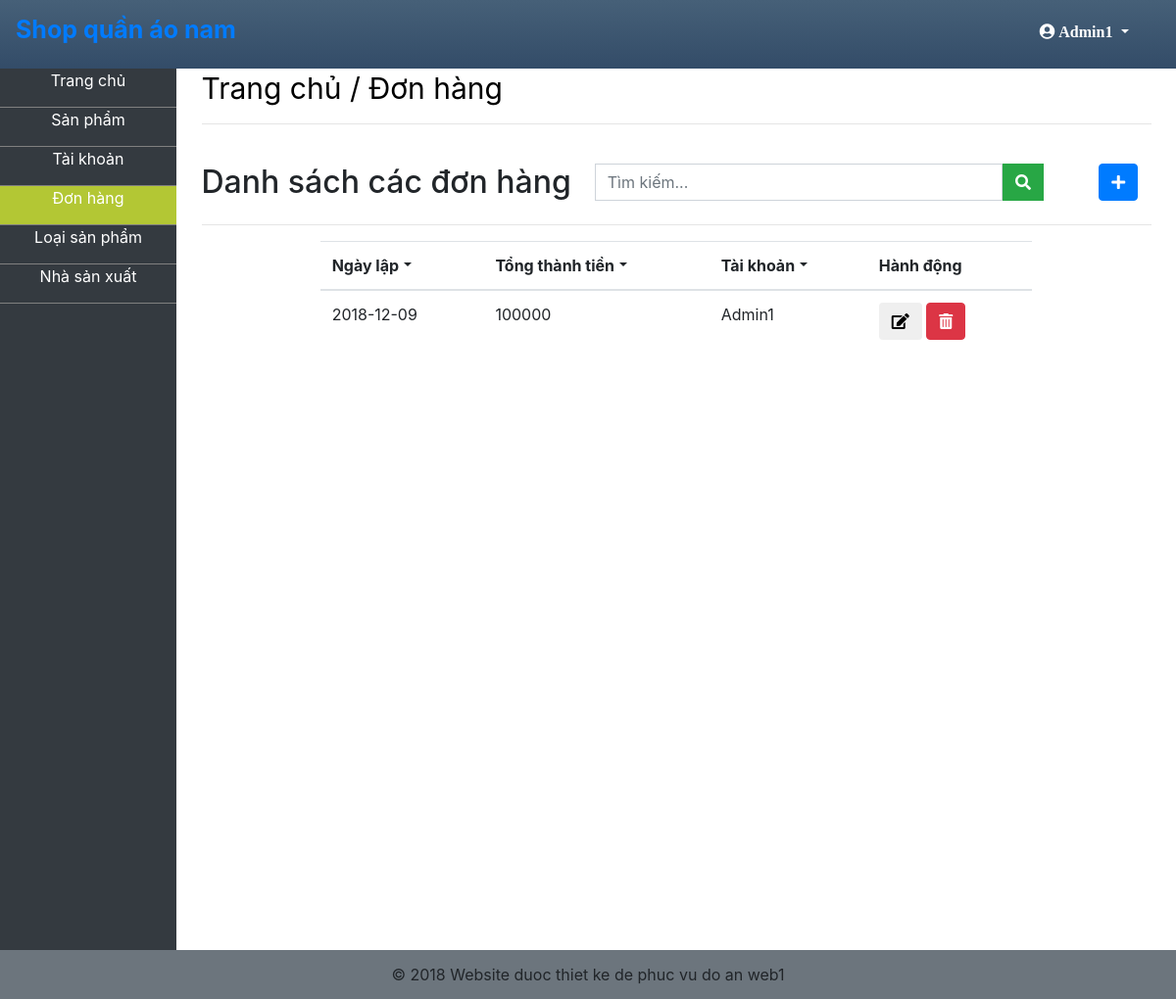
/gui/admin/index.php?a=3 (signed in), run on the app's committed database.
### tables this page shows
CREATE TABLE `users` (
  `id` bigint(20) NOT NULL,
  `username` varchar(255) NOT NULL,
  `password` varchar(255) NOT NULL,
  `full_name` varchar(255) NOT NULL,
  `avatar` longblob,
  `address` varchar(255) NOT NULL,
  `phone_number` varchar(255) NOT NULL,
  `email` varchar(255) NOT NULL,
  `role_id` int(11) NOT NULL
);

CREATE TABLE `invoices` (
  `id` bigint(20) NOT NULL,
  `created_date` datetime NOT NULL DEFAULT CURRENT_TIMESTAMP,
  `total_price` int(11) NOT NULL DEFAULT '0',
  `user_id` int(11) NOT NULL
);

### BUS/UserBUS.php (called while the page is built, shortened)
<?php
class UserBUS
{
    var $userDAO;
    public function __construct()
    {
        $this->userDAO = new UserDAO();
    }
    public function GetByID($user_id)
    {
        return $this->userDAO->GetByID($user_id);
    }
}

### DAO/DB.php (called while the page is built, shortened)
<?php
class DB
{
    var $db_host = "localhost";
    var $db_username = "root";
    var $db_password = "";
    var $db_dbName = "quanlybanhang";
    public function ExecuteQuery($sql)
    {
        $conn = mysqli_connect($this->db_host,$this->db_username,$this->db_password,$this->db_dbName) or die("Cannot connect to Database");
        mysqli_set_charset($conn,"utf8");
        $result = mysqli_query($conn, $sql);
        return $result;
    }
}

### DAO/UserDAO.php (called while the page is built, shortened)
<?php
class UserDAO extends DB
{
    public function GetByID($user_id)
    {
        $sql = "select id, username, avatar, full_name, address, phone_number, email, role_id from users WHERE id = $user_id";
        $result = $this->ExecuteQuery($sql);
        $row=mysqli_fetch_array($result);
        extract($row);
        $user = new User();
        $user->id = $id;
        $user->username = $username;
        $user->avatar = $avatar;
        $user->full_name = $full_name;
        $user->address = $address;
        $user->phone_number = $phone_number;
        $user->email = $email;
        $user->role_id = $role_id;
        return $user;
    }
}

### BUS/InvoiceBUS.php (called while the page is built, shortened)
<?php
class InvoiceBUS
{
    var $invoiceDAO;
    public function __construct()
    {
        $this->invoiceDAO = new InvoiceDAO();
    }
    public function GetAll()
    {
        return $this->invoiceDAO->GetAll();
    }
    public function getUserFullName($invoice_id)
    {
        return $this->invoiceDAO->getUserFullName($invoice_id);
    }
}

### DAO/InvoiceDAO.php (called while the page is built, shortened)
<?php
class InvoiceDAO extends DB
{
    public function GetAll()
    {
        $sql = "select id, created_date, total_price, user_id from invoices";
        $result = $this->ExecuteQuery($sql);
        $invoices = array();
        while($row=mysqli_fetch_array($result))
        {
            extract($row);
            $invoice = new Invoice();
            $invoice->id = $id;
            $invoice->created_date = $created_date;
            $invoice->total_price = $total_price;
            $invoice->user_id = $user_id;
            $invoices[] = $invoice;
        }
        return $invoices;
    }
    public function getUserFullName($invoice_id)
    {
        $sql = "SELECT users.full_name FROM users, invoices WHERE users.id = invoices.user_id AND invoices.id = $invoice_id";
        $result = $this->ExecuteQuery($sql);
        $row=mysqli_fetch_array($result);
        return $row[0];
    }
}

### gui/admin/pages/invoices.php (the view, shortened to what this page needs)
<?php
$invoices = (new InvoiceBUS)->GetAll();
?>
<div class="row">
    <h2 class="col-sm-5" style="display: inline-block;">Danh sách các đơn hàng</h2>
    <div class="col-sm-6">
        <?php
            include("./layouts/search_form.php");
        ?>
    </div>
    <a class="col-sm-1" href="./index.php?a=5&bus=invoice"><button class="btn btn-primary"><i class="fa fa-plus"></i></button></a>
</div>
<hr/>
<div class="table-responsive">
    <table class="table w-75 d-table mx-auto">
        <thead >
        <tr>
            <th class="arrow-down" onclick="sortTable(0, this)">Ngày lập</th>
            <th class="arrow-down" onclick="sortTable(1, this)">Tổng thành tiền</th>
            <th class="arrow-down" onclick="sortTable(2, this)">Tài khoản</th>
            <th>Hành động</th>
        </tr>
        </thead>
        <tbody>
        <?php
        if(count($invoices) == 0)
        {
            echo "<td colspan='4'>Không có đơn hàng nào để hiển thị</td>";
        }
        else
        {
            foreach($invoices as $invoice)
            {
                ?>
                <tr>
                    <td>
                        <?php $date = new DateTime($invoice->created_date);
                        echo $date->format('Y-m-d'); ?>
                    </td>
                    <td><?php echo $invoice->total_price; ?></td>
                    <td><?php echo (new InvoiceBUS())->getUserFullName($invoice->id); ?></td>
                    <td>
                        <a href="./index.php?a=5&bus=invoice&id=<?php echo $invoice->id; ?>"><button class='btn'><i class="fa fa-edit"></i></button></a>
                        <button class='btn btn-danger' onclick='Load(<?php echo $invoice->id; ?>)' data-toggle="modal" data-target="#myModal"><i class="fa fa-trash-alt"></i></button>
                    </td>
                </tr>
            <?php }}?>
        </tbody>
    </table>
</div>

### gui/admin/layouts/header.php (shortened to what this page needs)
<div id="admin_header" class="bg-dark">
    <div class="d-inline-block h-100 ml-3">
        <a class="d-inline-block" href="./index.php" style="font-size: 25px; font-weight:bold; line-height: 60px;">
            Shop quần áo nam
        </a>
    </div>
    <div class="float-right h-100">
        <ul class="nav float-right d-inline-block" style="line-height: 60px;">
            <li class="dropdown">
                <a id="dropdown_info" href="#" class="dropdown-toggle mr-5 align-middle" data-toggle="dropdown">
                    <span class="fa fa-user-circle">
                        <?php
                            $current_user = (new UserBUS())->GetByID($_SESSION["current_user_id"]);
                            echo "<div class='m-r-1' style='display: inline-block;'>$current_user->full_name</div>";
                        ?>
                    </span>
                </a>
            </li>
        </ul>
    </div>
</div>

### gui/css/style.css (style rules this page uses)
#admin_header { height: 70px; width: 100%; background: -webkit-gradient(linear, left top, left bottom, color-stop(0%, #466078), color-stop(100%, #334c68)); }
.arrow-down::after { content: ""; border-left: .255rem solid transparent; border-right: 0.255rem solid transparent; border-top: .255rem solid; top: 11px; left: 5px; position: relative; }
a#dropdown_info { color:#FFF; }
table tr th { cursor:pointer; }
table.table { width:90%; margin: auto; }
body { margin:0; }
a { text-decoration: none; }

### data on the page
users: full_name "Admin1"
invoices: created_date "2018-12-09", total_price "100000", id.full_name "Admin1"
